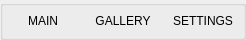
     <widget class="QGroupBox" name="menubar_group">
      <property name="sizePolicy">
       <sizepolicy hsizetype="Preferred" vsizetype="Preferred">
        <horstretch>0</horstretch>
        <verstretch>0</verstretch>
       </sizepolicy>
      </property>
      <property name="maximumSize">
       <size>
        <width>16777215</width>
        <height>40</height>
       </size>
      </property>
      <property name="title">
       <string/>
      </property>
      <property name="flat">
       <bool>true</bool>
      </property>
      <layout class="QGridLayout" name="gridLayout">
       <property name="leftMargin">
        <number>0</number>
       </property>
       <property name="topMargin">
        <number>0</number>
       </property>
       <property name="rightMargin">
        <number>0</number>
       </property>
       <property name="bottomMargin">
        <number>0</number>
       </property>
       <property name="spacing">
        <number>0</number>
       </property>
       <item row="1" column="1">
        <widget class="QPushButton" name="gallery_button">
         <property name="text">
          <string>GALLERY</string>
         </property>
         <property name="icon">
          <iconset>
           <normaloff>../../../.designer/backup/google_icon_gallerythumbnail.png</normaloff>../../../.designer/backup/google_icon_gallerythumbnail.png</iconset>
         </property>
         <property name="iconSize">
          <size>
           <width>25</width>
           <height>25</height>
          </size>
         </property>
         <property name="flat">
          <bool>true</bool>
         </property>
        </widget>
       </item>
       <item row="1" column="0">
        <widget class="QPushButton" name="apod_button">
         <property name="text">
          <string>MAIN</string>
         </property>
         <property name="icon">
          <iconset>
           <normaloff>../../../.designer/backup/google_icon_imagesearch.png</normaloff>../../../.designer/backup/google_icon_imagesearch.png</iconset>
         </property>
         <property name="iconSize">
          <size>
           <width>25</width>
           <height>25</height>
          </size>
         </property>
         <property name="flat">
          <bool>true</bool>
         </property>
        </widget>
       </item>
       <item row="1" column="2">
        <widget class="QPushButton" name="settings_button">
         <property name="text">
          <string>SETTINGS</string>
         </property>
         <property name="icon">
          <iconset>
           <normaloff>../../../.designer/backup/google_icon_adminsettings.png</normaloff>../../../.designer/backup/google_icon_adminsettings.png</iconset>
         </property>
         <property name="iconSize">
          <size>
           <width>25</width>
           <height>25</height>
          </size>
         </property>
         <property name="flat">
          <bool>true</bool>
         </property>
        </widget>
       </item>
      </layout>
     </widget>
